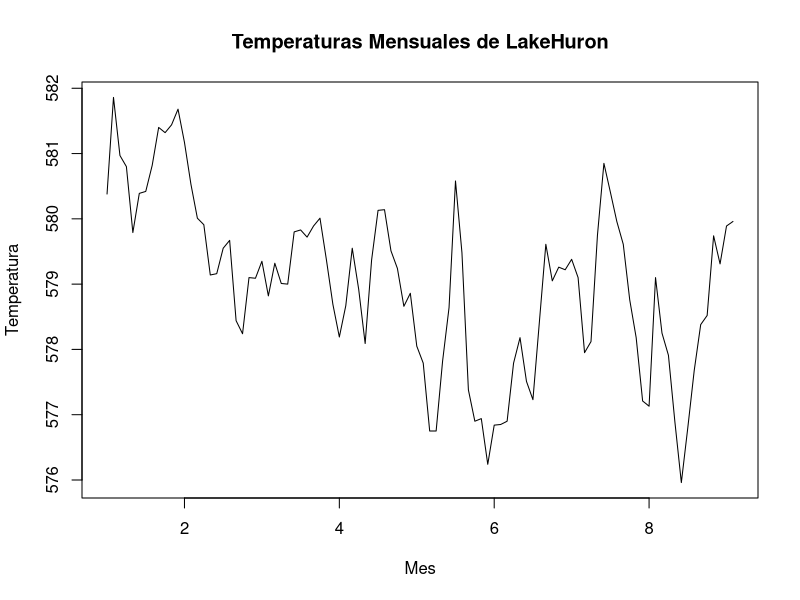
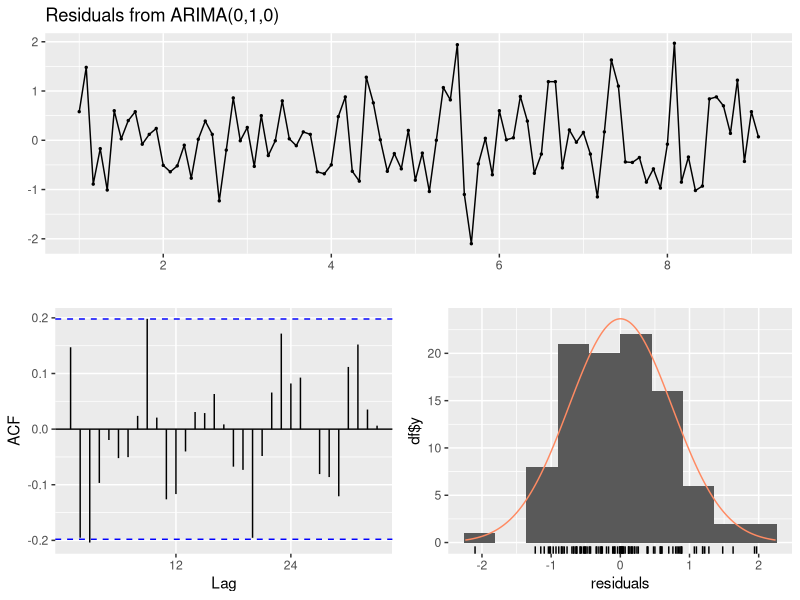
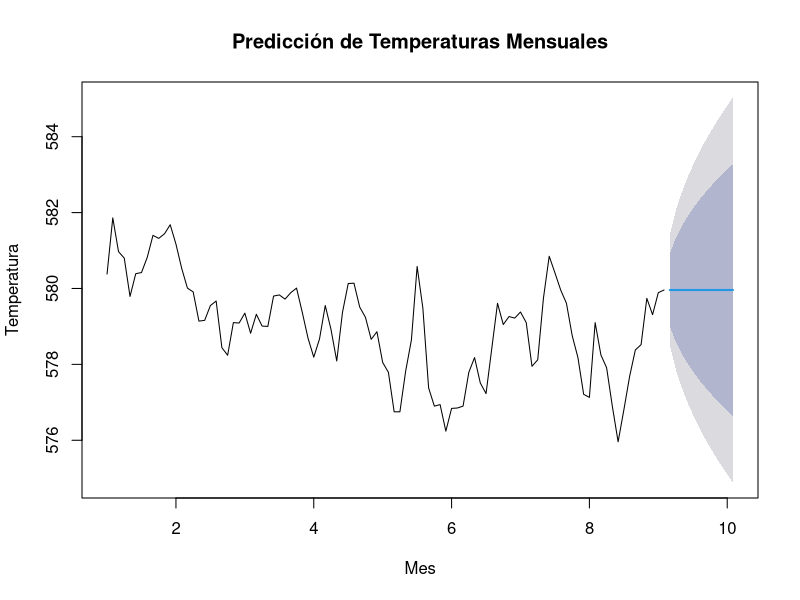

Recreate these plots in R, in order.
# install.packages(c("forecast", "datasets"))
library(forecast)
library(datasets)

temperaturas <- as.numeric(LakeHuron)

# convertir a serie temporal
temperaturas <- ts(temperaturas, frequency = 12)

# Análisis exploratorio
summary1 <- summary(temperaturas)

# Plot temperaturas
plot(temperaturas, main = "Temperaturas Mensuales de LakeHuron", xlab = "Mes", ylab = "Temperatura")

# Meter la serie en un modelo arima
modelo_temperaturas <- auto.arima(temperaturas)

# Resumen del modelo
summary2 <- summary(modelo_temperaturas)

# Ver si los residuos no son importantes
checkresiduals(modelo_temperaturas)

# Predicción para los próximos 12 meses
predicciones_temperaturas <- forecast(modelo_temperaturas, h = 12)

# Plot predicciones
plot(predicciones_temperaturas, main = "Predicción de Temperaturas Mensuales", xlab = "Mes", ylab = "Temperatura")